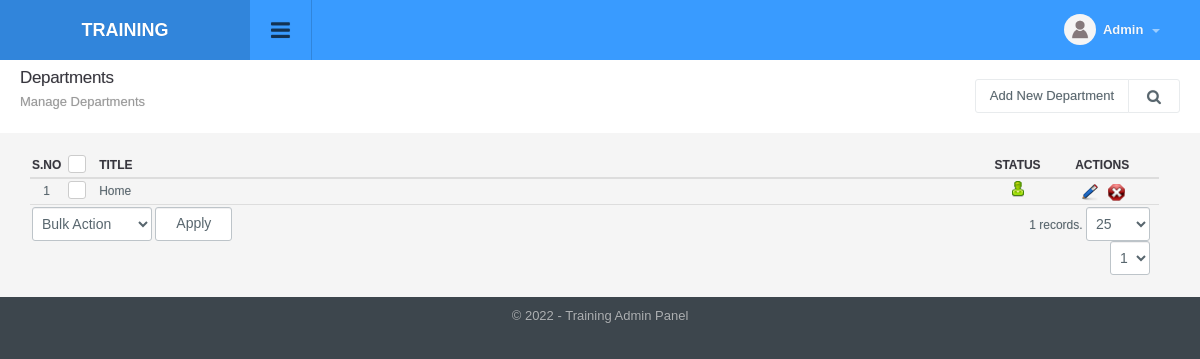
Page /departments_manage.php (signed in) on the earlier database version.
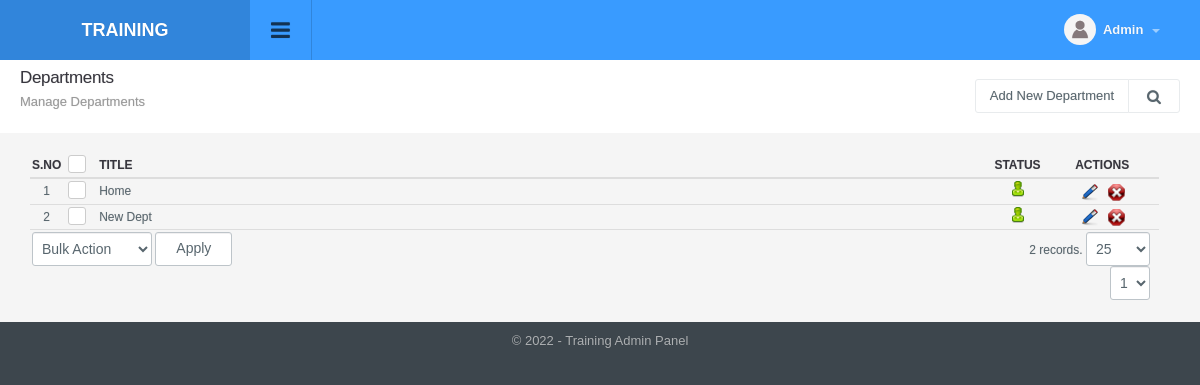
Same page on the later database version.
### tables this page shows
CREATE TABLE `departments` (
  `id` int(11) NOT NULL,
  `title` varchar(50) NOT NULL,
  `status` int(1) NOT NULL DEFAULT '1',
  `ts` timestamp NOT NULL DEFAULT CURRENT_TIMESTAMP ON UPDATE CURRENT_TIMESTAMP
);

### include/db.php (called while the page is built, shortened)
<?php
function doquery($qr,$lnk){
	@$res=mysqli_query($lnk,$qr) or die($qr." - ".mysqli_error($lnk));
	return $res;
}
function dofetch($rs){
	@$rec=mysqli_fetch_array($rs);
	return $rec;
}
function numrows($rs){
	return mysqli_num_rows($rs);
}

### include/utility.php (called while the page is built, shortened)
<?php
function unslash($str){
	return stripslashes(utf8_decode($str));
	}

### modules/departments/list.php (the view, shortened to what this page needs)
<?php
$extra='';
?>
<div class="page-header">
	<h1 class="title">Departments</h1>
  	<ol class="breadcrumb">
    	<li class="active">Manage Departments</li>
  	</ol>
  	<div class="right">
    	<div class="btn-group" role="group" aria-label="...">
        	<a href="departments_manage.php?tab=add" class="btn btn-light editproject">Add New Department</a>
            <a id="topstats" class="btn btn-light" href="#"><i class="fa fa-search"></i></a>
    	</div>
    </div>
</div>
<div class="panel-body table-responsive">
	<table class="table table-hover list">
    	<thead>
            <tr>
                <th width="2%" class="text-center">S.No</th>
                <th class="text-center" width="3%"><div class="checkbox checkbox-primary">
                    <label for="select_all"></label></div></th>
                <th>Title</th>
                <th width="5%" class="text-center">Status</th>
                <th width="10%" class="text-center">Actions</th>
            </tr>
        </thead>
        <tbody>
            <?php
            $sql="select * from departments where 1 $extra order by title";
            $rs=show_page($rows, $pageNum, $sql);
            if(numrows($rs)>0){
                $sn=1;
                while($r=dofetch($rs)){
                    ?>
                    <tr>
                        <td class="text-center"><?php echo $sn;?></td>
                        <td class="text-center"><div class="checkbox margin-t-0 checkbox-primary">
                            <label for="<?php echo "rec_".$sn?>"></label></div>
                        </td>
                        <td><?php echo unslash($r["title"]); ?></td>
                        <td class="text-center">
                            <a href="departments_manage.php?id=<?php echo $r['id'];?>&tab=status&s=<?php echo ($r["status"]==0)?1:0;?>">
                                <?php
                                if($r["status"]==0){
                                    ?>
                                    <img src="images/offstatus.png" alt="Off" title="Set Status On">
                                    <?php
                                }
                                else{
                                    ?>
                                    <img src="images/onstatus.png" alt="On" title="Set Status Off">
                                    <?php
                                }
                                ?>
                            </a>
                        </td>
                        <td class="text-center">
                            <a href="departments_manage.php?tab=edit&id=<?php echo $r['id'];?>"><img title="Edit Record" alt="Edit" src="images/edit.png"></a>&nbsp;&nbsp;
                            <a onclick="return confirm('Are you sure you want to delete')" href="departments_manage.php?id=<?php echo $r['id'];?>&amp;tab=delete"><img title="Delete Record" alt="Delete" src="images/delete.png"></a>
                        </td>
                    </tr>
                    <?php
                    $sn++;
                }
                ?>
                <tr>
                    <td colspan="3" class="actions">
                        <select name="bulk_action" class="" id="bulk_action" title="Choose Action">
                            <option value="null">Bulk Action</option>
                        </select>
                        <input type="button" name="apply" value="Apply" id="apply_bulk_action" class="btn btn-light" title="Apply Action"  />
                    </td>
                    <td colspan="2" class="paging" title="Paging" align="right"><?php echo pages_list($rows, "departments", $sql, $pageNum)?></td>
                </tr>
                <?php
            }
            else{
                ?>
                <tr>
                    <td colspan="5"  class="no-record">No Result Found</td>
                </tr>
                <?php
            }
            ?>
        </tbody>
     </table>
</div>

Differences in the rows shown:
added departments: title "New Dept", status 1 (drawn)
Other differences:
pages_list($rows, "departments", $sql, $pageNum): "1 records." → "2 records."
